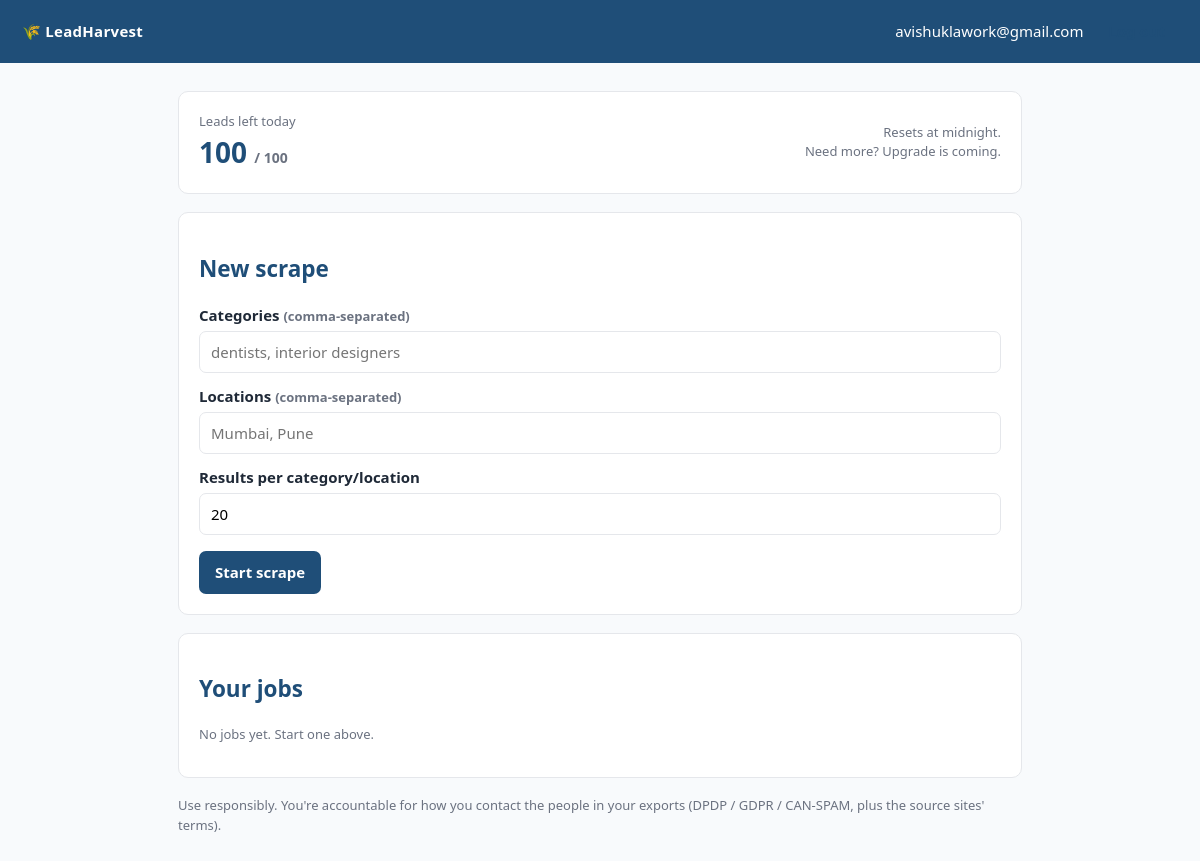
Page / (signed in) on the earlier database version.
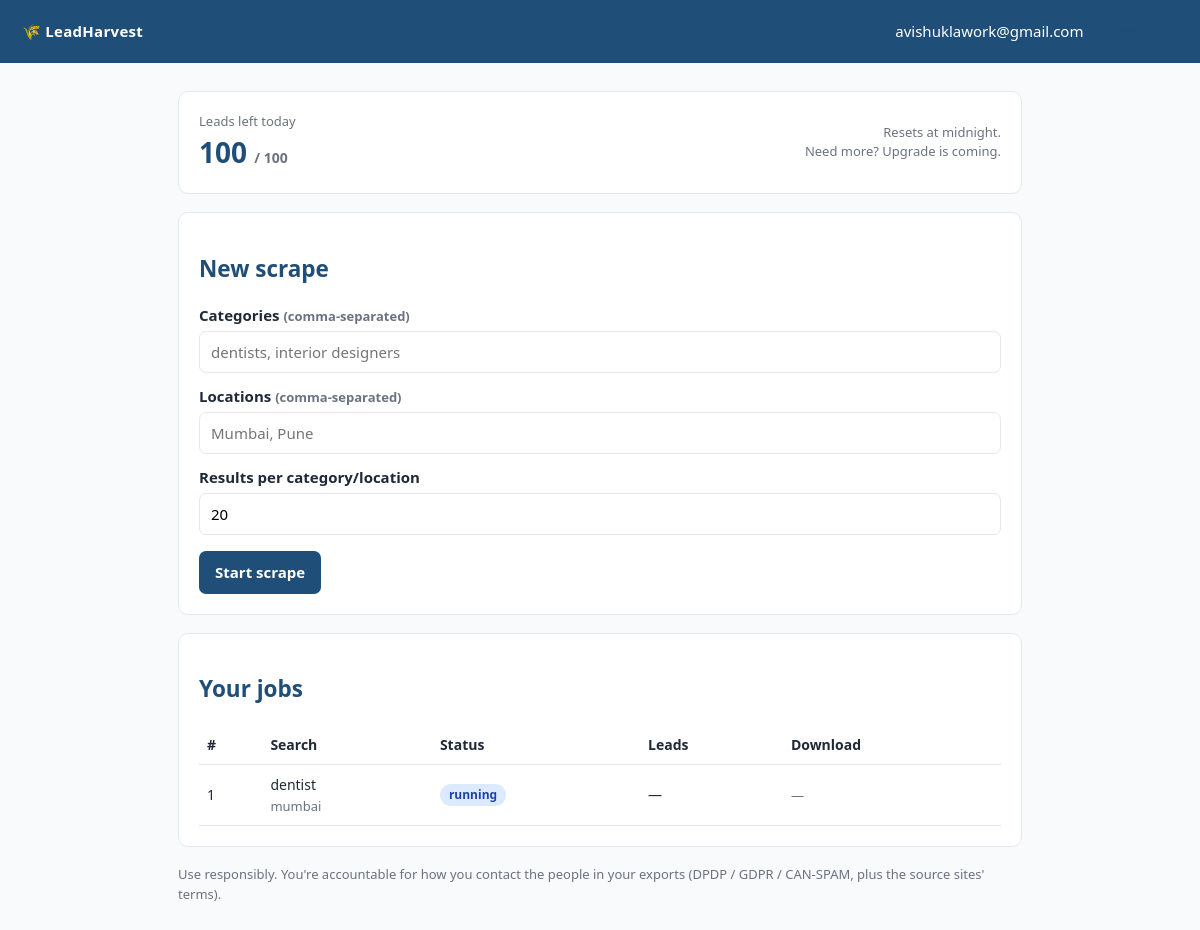
Same page on the later database version.
### webapp/models.py (models this page shows, shortened)
class User(Base):
    __tablename__ = "users"
    id: Mapped[int] = mapped_column(primary_key=True)
    email: Mapped[str] = mapped_column(String(255), unique=True, index=True)
    password_hash: Mapped[str] = mapped_column(String(255))
    api_token: Mapped[str] = mapped_column(String(64), unique=True, index=True,
                                           default=_new_token)
    daily_quota: Mapped[int] = mapped_column(Integer, default=DEFAULT_DAILY_QUOTA)
    quota_used: Mapped[int] = mapped_column(Integer, default=0)
    quota_date: Mapped[date] = mapped_column(Date, default=date.today)
    created_at: Mapped[datetime] = mapped_column(DateTime, default=datetime.utcnow)
    jobs: Mapped[list["ScrapeJob"]] = relationship(back_populates="user")

class ScrapeJob(Base):
    __tablename__ = "jobs"
    id: Mapped[int] = mapped_column(primary_key=True)
    user_id: Mapped[int] = mapped_column(ForeignKey("users.id"), index=True)
    categories: Mapped[str] = mapped_column(Text)
    locations: Mapped[str] = mapped_column(Text)
    limit_per_query: Mapped[int] = mapped_column(Integer, default=20)
    max_leads: Mapped[int] = mapped_column(Integer, default=DEFAULT_DAILY_QUOTA)
    status: Mapped[str] = mapped_column(String(20), default="queued", index=True)
    phase: Mapped[str] = mapped_column(String(20), default="")  # maps | emails
    progress_done: Mapped[int] = mapped_column(Integer, default=0)
    progress_total: Mapped[int] = mapped_column(Integer, default=0)
    result_count: Mapped[int] = mapped_column(Integer, default=0)
    email_count: Mapped[int] = mapped_column(Integer, default=0)
    error: Mapped[str] = mapped_column(Text, default="")
    created_at: Mapped[datetime] = mapped_column(DateTime, default=datetime.utcnow)
    finished_at: Mapped[datetime | None] = mapped_column(DateTime, nullable=True)
    user: Mapped["User"] = relationship(back_populates="jobs")

### webapp/main.py (the view)
@app.get("/", response_class=HTMLResponse)
def dashboard(request: Request, db: Session = Depends(get_db)):
    user = current_user(request, db)
    if not user:
        return RedirectResponse("/login", status_code=303)
    jobs = (db.query(models.ScrapeJob)
              .filter_by(user_id=user.id)
              .order_by(models.ScrapeJob.id.desc())
              .limit(50).all())
    return templates.TemplateResponse("dashboard.html", {
        "request": request, "user": user, "jobs": jobs,
        "remaining": user.remaining_quota(), "formats": exporters.available_formats(),
        "error": request.query_params.get("error"),
    })

### webapp/templates/dashboard.html (shortened to what this page needs)
{% extends "base.html" %}
{% block nav %}
  <span>{{ user.email }} &nbsp;
    <form method="post" action="/logout" style="display:inline">
      <button class="ghost" style="padding:5px 12px" type="submit">Log out</button>
    </form>
  </span>
{% endblock %}
{% block content %}
  <div class="card">
    <div style="display:flex;justify-content:space-between;align-items:center">
      <div>
        <div class="muted">Leads left today</div>
        <div class="quota">{{ remaining }} <span class="muted" style="font-size:14px">/ {{ user.daily_quota }}</span></div>
      </div>
      <div class="muted" style="text-align:right">Resets at midnight.<br>Need more? Upgrade is coming.</div>
    </div>
  </div>
  <div class="card">
    <h2>New scrape</h2>
    <form method="post" action="/jobs">
      <label for="categories">Categories <span class="muted">(comma-separated)</span></label>
      <input id="categories" type="text" name="categories" placeholder="dentists, interior designers" required>
      <label for="locations">Locations <span class="muted">(comma-separated)</span></label>
      <input id="locations" type="text" name="locations" placeholder="Mumbai, Pune" required>
      <label for="limit_per_query">Results per category/location</label>
      <input id="limit_per_query" type="number" name="limit_per_query" value="20" min="1" max="50">
      <div style="margin-top:16px">
        <button type="submit" {% if remaining <= 0 %}disabled{% endif %}>
          {% if remaining <= 0 %}Daily limit reached{% else %}Start scrape{% endif %}
        </button>
      </div>
    </form>
  </div>
  <div class="card">
    <h2>Your jobs</h2>
    {% if not jobs %}
      <p class="muted">No jobs yet. Start one above.</p>
    {% else %}
    <table>
      <thead><tr><th>#</th><th>Search</th><th>Status</th><th>Leads</th><th>Download</th></tr></thead>
      <tbody>
      {% for j in jobs %}
        <tr data-job="{{ j.id }}" data-status="{{ j.status }}">
          <td>{{ j.id }}</td>
          <td>{{ j.categories }}<br><span class="muted">{{ j.locations }}</span></td>
          <td class="js-status"><span class="pill {{ j.status }}">{{ j.status }}</span>
              </td>
          <td class="js-count">{{ j.result_count if j.status == 'done' else '—' }}</td>
          <td class="js-dl dl">
            {% if j.status == 'done' %}
              {% for f in formats %}<a href="/jobs/{{ j.id }}/download?format={{ f }}">{{ f|upper }}</a>{% endfor %}
            {% else %}<span class="muted">—</span>{% endif %}
          </td>
        </tr>
      {% endfor %}
      </tbody>
    </table>
    {% endif %}
  </div>
  <p class="muted">Use responsibly. You're accountable for how you contact the people in your exports
     (DPDP / GDPR / CAN-SPAM, plus the source sites' terms).</p>
{% endblock %}

### webapp/templates/base.html (shortened to what this page needs)
<!doctype html>
<html lang="en">
<head>
</head>
<body>
  <header>
    <a class="brand" href="/">🌾 LeadHarvest</a>
    {% block nav %}{% endblock %}
  </header>
  <main>{% block content %}{% endblock %}</main>
</body>
</html>

### webapp/templates/base.html (style rules this page uses)
:root { --ink:#1f2937; --line:#e5e7eb; --brand:#1f4e78; --bg:#f8fafc; }
* { box-sizing: border-box; }
body { margin:0; font:15px/1.5 system-ui,-apple-system,Segoe UI,Roboto,sans-serif; color:var(--ink); background:var(--bg); }
header { background:var(--brand); color:#fff; padding:14px 22px; display:flex; align-items:center; justify-content:space-between; }
header a { color:#fff; text-decoration:none; }
header .brand { font-weight:700; letter-spacing:.3px; }
main { max-width:880px; margin:28px auto; padding:0 18px; }
.card { background:#fff; border:1px solid var(--line); border-radius:10px; padding:20px; margin-bottom:18px; }
h1,h2 { color:var(--brand); }
label { display:block; font-weight:600; margin:12px 0 4px; }
input, button { font:inherit; }
input[type=text],input[type=email],input[type=password],input[type=number] { width:100%; padding:9px 11px; border:1px solid var(--line); border-radius:7px; }
button { background:var(--brand); color:#fff; border:0; border-radius:7px; padding:10px 16px; cursor:pointer; font-weight:600; }
button.ghost { background:transparent; color:var(--brand); border:1px solid var(--brand); }
table { width:100%; border-collapse:collapse; }
th,td { text-align:left; padding:9px 8px; border-bottom:1px solid var(--line); font-size:14px; }
.pill { display:inline-block; padding:2px 9px; border-radius:999px; font-size:12px; font-weight:600; }
.running { background:#dbeafe;color:#1e40af }
.muted { color:#6b7280;font-size:13px }
.quota { font-size:28px;font-weight:700;color:var(--brand) }

Differences in the rows shown:
added ScrapeJob: id "1", categories "dentist", locations "mumbai", status "running", status "—"
Other differences:
text no longer shown: "No jobs yet. Start one above."
text now shown: "# Search Status Leads Download"
